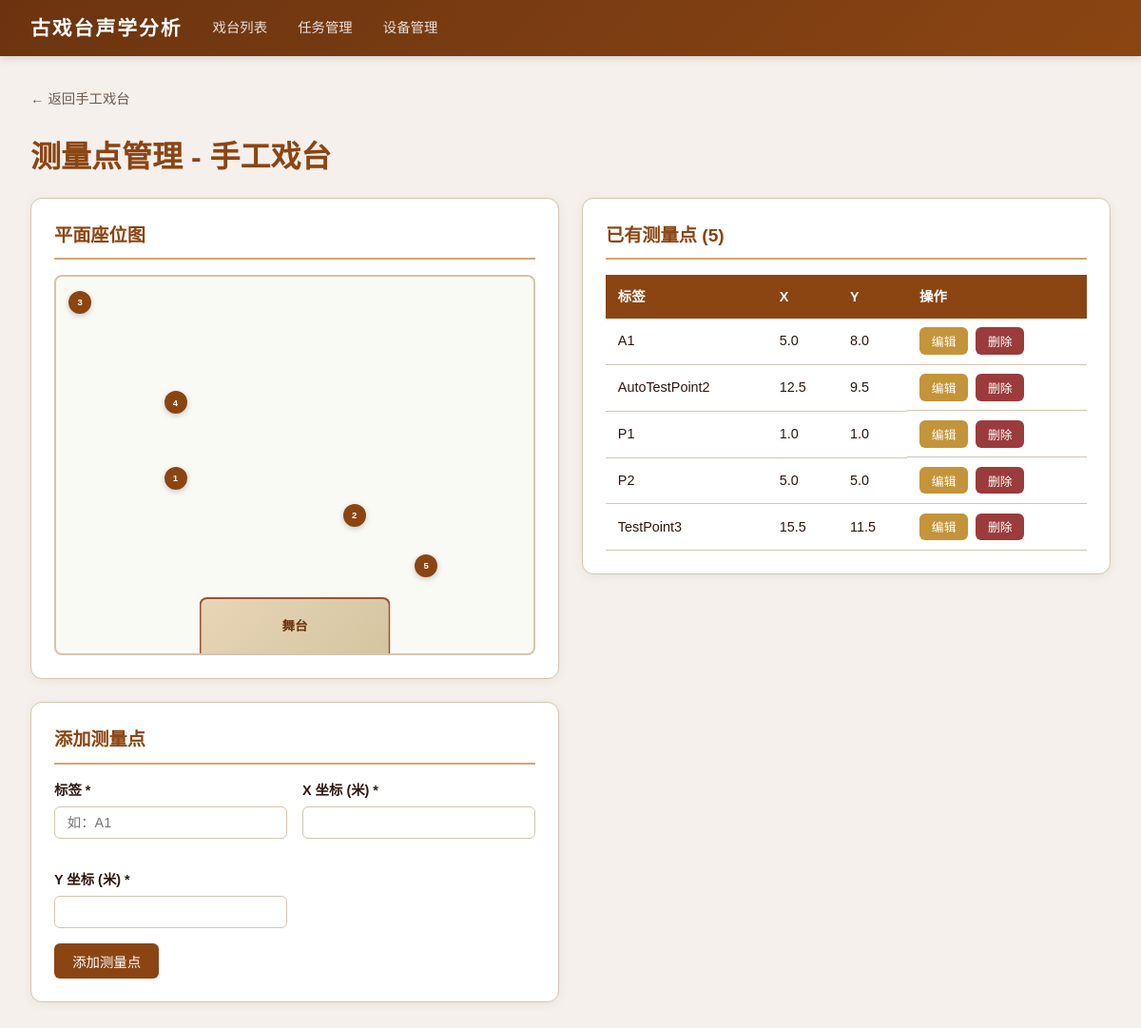
The app's page /stages/1/points with its own data.
### tables this page shows
CREATE TABLE stages (
            id INTEGER PRIMARY KEY AUTOINCREMENT,
            name TEXT NOT NULL,
            location TEXT NOT NULL DEFAULT '',
            description TEXT NOT NULL DEFAULT '',
            plan_width REAL NOT NULL DEFAULT 20.0,
            plan_height REAL NOT NULL DEFAULT 15.0,
            created_at TIMESTAMP DEFAULT CURRENT_TIMESTAMP
        );

CREATE TABLE measurement_points (
            id INTEGER PRIMARY KEY AUTOINCREMENT,
            stage_id INTEGER NOT NULL,
            label TEXT NOT NULL,
            x REAL NOT NULL,
            y REAL NOT NULL,
            created_at TIMESTAMP DEFAULT CURRENT_TIMESTAMP,
            FOREIGN KEY (stage_id) REFERENCES stages(id) ON DELETE CASCADE,
            UNIQUE(stage_id, x, y)
        );

### app/routers/points.py (the view)
@router.get("/stages/{stage_id}/points", response_class=HTMLResponse)
def points_page(request: Request, stage_id: int, db=Depends(get_db)):
    cursor = db.cursor()
    cursor.execute("SELECT * FROM stages WHERE id = ?", (stage_id,))
    stage = cursor.fetchone()
    if not stage:
        raise HTTPException(status_code=404, detail="戏台不存在")
    stage = dict(stage)
    cursor.execute("SELECT * FROM measurement_points WHERE stage_id = ? ORDER BY label", (stage_id,))
    points = [dict(row) for row in cursor.fetchall()]
    return templates.TemplateResponse("points.html", {"request": request, "stage": stage, "points": points})

### app/templates/points.html (shortened to what this page needs)
{% extends "base.html" %}
{% block content %}
<div style="margin-bottom:1.5rem;">
    <a href="/stages/{{ stage.id }}" style="color:var(--text-light);text-decoration:none;font-size:0.9rem;">← 返回{{ stage.name }}</a>
</div>
<h1 style="color:var(--primary);margin-bottom:1rem;">测量点管理 - {{ stage.name }}</h1>
<div style="display:grid;grid-template-columns:1fr 1fr;gap:1.5rem;">
    <div>
        <div class="card">
            <h2>平面座位图</h2>
            <div class="plan-canvas" id="plan-canvas" style="height:400px;">
                <div class="stage-area" style="width:40%;height:15%;">
                    舞台
                </div>
                {% for p in points %}
                <div class="point-marker" style="left:{{ (p.x / stage.plan_width * 100) }}%;top:{{ (p.y / stage.plan_height * 100) }}%;"
                     title="{{ p.label }} ({{ p.x }}, {{ p.y }})">
                    {{ loop.index }}
                </div>
                {% endfor %}
            </div>
        </div>
        <div class="card">
            <h2>添加测量点</h2>
            <form action="/stages/{{ stage.id }}/points/create" method="post">
                <div class="form-row">
                    <div class="form-group">
                        <label>标签 *</label>
                        <input type="text" name="label" required placeholder="如：A1">
                    </div>
                    <div class="form-group">
                        <label>X 坐标 (米) *</label>
                        <input type="number" name="x" required step="0.1" min="0" max="{{ stage.plan_width }}">
                    </div>
                    <div class="form-group">
                        <label>Y 坐标 (米) *</label>
                        <input type="number" name="y" required step="0.1" min="0" max="{{ stage.plan_height }}">
                    </div>
                </div>
                <button type="submit" class="btn btn-primary">添加测量点</button>
            </form>
        </div>
    </div>
    <div>
        <div class="card">
            <h2>已有测量点 ({{ points|length }})</h2>
            {% if points %}
            <table>
                <thead>
                    <tr>
                        <th>标签</th>
                        <th>X</th>
                        <th>Y</th>
                        <th>操作</th>
                    </tr>
                </thead>
                <tbody>
                    {% for p in points %}
                    <tr>
                        <td id="label-{{ p.id }}">{{ p.label }}</td>
                        <td id="x-{{ p.id }}">{{ p.x }}</td>
                        <td id="y-{{ p.id }}">{{ p.y }}</td>
                        <td class="actions">
                            <button class="btn btn-warning btn-sm" onclick="editPoint({{ p.id }}, '{{ p.label }}', {{ p.x }}, {{ p.y }})">编辑</button>
                            <form action="/stages/{{ stage.id }}/points/{{ p.id }}/delete" method="post" onsubmit="return confirm('确定删除该测量点？关联的声学数据也将被删除。')">
                                <button type="submit" class="btn btn-danger btn-sm">删除</button>
                            </form>
                        </td>
                    </tr>
                    {% endfor %}
                </tbody>
            </table>
            {% else %}
            <p style="color:var(--text-light);text-align:center;padding:1rem;">暂无测量点</p>
            {% endif %}
        </div>
    </div>
</div>
{% endblock %}

### app/templates/base.html (style rules this page uses)
:root { --primary: #8B4513; --primary-light: #A0522D; --primary-dark: #6B3410; --accent: #D4A574; --bg: #F5F0EB; --card-bg: #FFFFFF; --text: #2C1810; --text-light: #6B5B4F; --border: #D4C5B0; --success: #4A7C59; --warning: #C4943A; --danger: #9B3B3B; --info: #4A6B8A; }
* { margin: 0; padding: 0; box-sizing: border-box; }
body { font-family: "PingFang SC", "Microsoft YaHei", "Hiragino Sans GB", sans-serif; background: var(--bg); color: var(--text); line-height: 1.6; }
.card { background: var(--card-bg); border-radius: 12px; box-shadow: 0 2px 12px rgba(0,0,0,0.06); padding: 1.5rem; margin-bottom: 1.5rem; border: 1px solid var(--border); }
.card h2 { color: var(--primary); margin-bottom: 1rem; padding-bottom: 0.5rem; border-bottom: 2px solid var(--accent); font-size: 1.2rem; }
.btn { display: inline-block; padding: 0.5rem 1.2rem; border-radius: 6px; border: none; cursor: pointer; font-size: 0.9rem; text-decoration: none; transition: all 0.2s; font-family: inherit; }
.btn-primary { background: var(--primary); color: white; }
.btn-danger { background: var(--danger); color: white; }
.btn-warning { background: var(--warning); color: white; }
.btn-sm { padding: 0.3rem 0.8rem; font-size: 0.8rem; }
form { display: inline; }
.form-group { margin-bottom: 1rem; }
.form-group label { display: block; margin-bottom: 0.3rem; font-weight: 600; color: var(--text); font-size: 0.9rem; }
.form-group input, .form-group select, .form-group textarea { width: 100%; padding: 0.5rem 0.8rem; border: 1px solid var(--border); border-radius: 6px; font-size: 0.9rem; font-family: inherit; transition: border-color 0.2s; }
.form-row { display: grid; grid-template-columns: repeat(auto-fit, minmax(200px, 1fr)); gap: 1rem; }
table { width: 100%; border-collapse: collapse; font-size: 0.9rem; }
table th { background: var(--primary); color: white; padding: 0.7rem 0.8rem; text-align: left; font-weight: 600; }
table td { padding: 0.6rem 0.8rem; border-bottom: 1px solid var(--border); }
.actions { display: flex; gap: 0.5rem; flex-wrap: wrap; }
.plan-canvas { background: #FAFAF5; border: 2px solid var(--border); border-radius: 8px; position: relative; min-height: 400px; overflow: hidden; }
.stage-area { position: absolute; bottom: 0; left: 50%; transform: translateX(-50%); background: linear-gradient(135deg, #E8D5B7, #D4C5A0); border: 2px solid var(--primary-light); border-bottom: none; border-radius: 8px 8px 0 0; display: flex; align-items: center; justify-content: center; color: var(--primary-dark); font-weight: 600; font-size: 0.85rem; }
.point-marker { position: absolute; width: 24px; height: 24px; border-radius: 50%; background: var(--primary); color: white; display: flex; align-items: center; justify-content: center; font-size: 0.6rem; font-weight: 700; transform: translate(-50%, -50%); cursor: pointer; box-shadow: 0 2px 6px rgba(0,0,0,0.2); transition: transform 0.2s; z-index: 2; }

### records on screen
stages: name "手工戏台"
measurement_points: label "A1", x "5.0", y "8.0"
measurement_points: label "AutoTestPoint2", x "12.5", y "9.5"
measurement_points: label "P1", x "1.0", y "1.0"
measurement_points: label "P2", x "5.0", y "5.0"
measurement_points: label "TestPoint3", x "15.5", y "11.5"

### other values on screen
{{ points|length }} "5"
